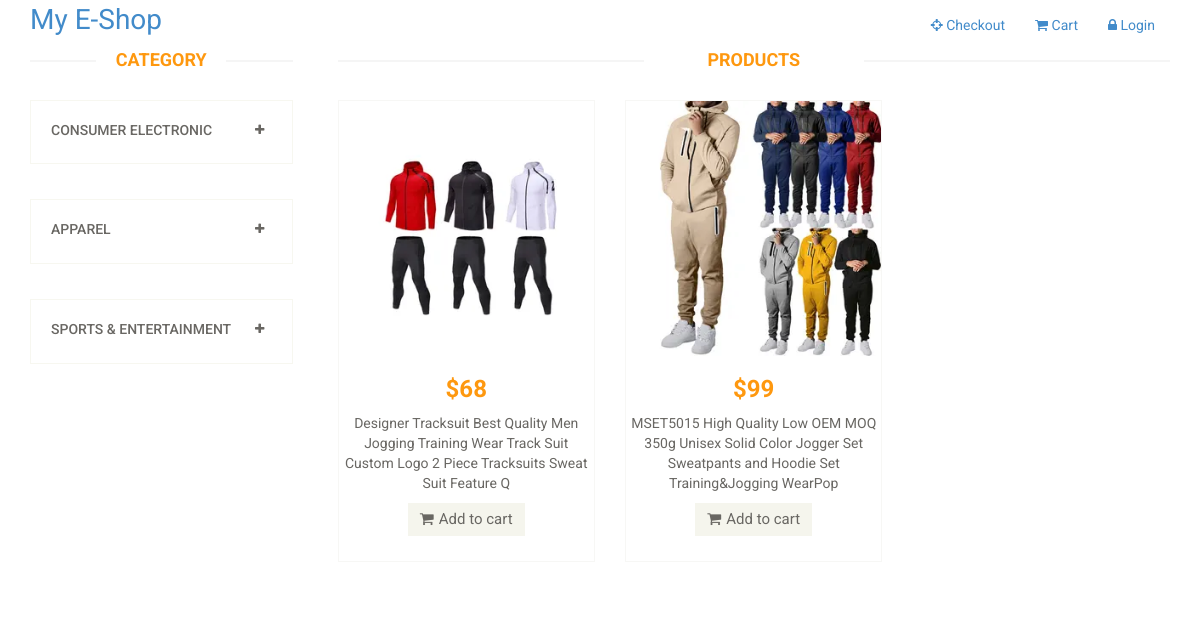
The page /?category=6 on the database its author committed.
### shop/models.py (models this page shows, shortened)
class Category(models.Model):
    name = models.CharField(max_length=200)

class Product(models.Model):
    title = models.CharField(max_length=120)
    slug = models.SlugField(unique=True)
    category = models.ForeignKey(Category, on_delete=models.CASCADE, null=True)
    sub_category = models.ForeignKey(SubCategory, on_delete=models.CASCADE, null=True)
    description = models.TextField(blank=True, null=True)
    image = models.ImageField()
    price = models.IntegerField(null=True)

### shop/views.py (the view)
# urls.py: path('', index, name='index'),
def index(request):
    categories = Category.objects.all()
    products = Product.objects.all()
    categoryId = request.GET.get('category')
    products = products.filter(sub_category=categoryId) if categoryId else products
    context = {
        'categories': categories,
        'products': products
    }
    return render(request, 'index.html', context)

### templates/index.html (shortened to what this page needs)
{% load static %}
<!DOCTYPE html>
<html lang="en">
<head>
	<link href="{% static '/css/bootstrap.min.css' %}" rel="stylesheet">
	<link href="{% static 'css/font-awesome.min.css' %}" rel="stylesheet">
	<link href="{% static 'css/main.css' %}" rel="stylesheet">
</head>
<body>
	<div class="header-middle">
		<div class="container">
			<div class="row">
				<div class="col-sm-4">
					<div class="logo pull-left">
						<a href="/" style="font-size: 28px;">
							My E-Shop
						</a>
					</div>
				</div>
				<div class="col-sm-8">
					<div class="shop-menu pull-right">
						<ul class="nav navbar-nav">
							<li><a href=""><i class="fa fa-crosshairs"></i> Checkout</a></li>
							<li><a href=""><i class="fa fa-shopping-cart"></i> Cart</a></li>
							<li><a href=""><i class="fa fa-lock"></i> Login</a></li>
						</ul>
					</div>
				</div>
			</div>
		</div>
	</div>
	<section>
		<div class="container">
			<div class="row">
				<div class="col-sm-3">
					<div class="left-sidebar">
						<h2>Category</h2>
						{% for category in categories %}
						<div class="panel-group category-products" id="accordian">
							<div class="panel panel-default">
								<div class="panel-heading">
									<h4 class="panel-title">
										<a data-toggle="collapse" data-parent="#accordian" href="#{{category.id}}">
											<span class="badge pull-right"><i class="fa fa-plus"></i></span>
											{{category.name}}
										</a>
									</h4>
								</div>
							</div>
						</div>
						{% endfor %}
					</div>
				</div>
				<div class="col-sm-9 padding-right">
					<div class="features_items">
						<h2 class="title text-center">Products</h2>
						{% for product in products%}
						<div class="col-sm-4">
							<div class="product-image-wrapper">
								<div>
									<div class="productinfo text-center">
										<img src="{{product.image.url}}" alt="" />
										<h2>${{product.price}}</h2>
										<p>{{product.title}}</p>
										<a href="#" class="btn btn-default add-to-cart"><i
												class="fa fa-shopping-cart"></i>Add to cart</a>
									</div>
								</div>
							</div>
						</div>
						{% endfor %}
					</div>
				</div>
			</div>
		</div>
	</section>
</body>
</html>

### static/css/main.css (style rules this page uses)
body { font-family: 'Roboto', sans-serif; position: relative; font-weight:400px; }
ul li { list-style: none; }
a { -webkit-transition: 300ms; -moz-transition: 300ms; -o-transition: 300ms; transition: 300ms; }
h1, h2, h3, h4, h5, h6 { font-family: 'Roboto', sans-serif; }
.category-products { border: 1px solid #F7F7F0; margin-bottom: 35px; padding-bottom: 20px; padding-top: 15px; }
.left-sidebar h2, .brands_products h2 { color: #FE980F; font-family: 'Roboto', sans-serif; font-size: 18px; font-weight: 700; margin: 0 auto 30px; text-align: center; text-transform: uppercase; position: relative; z-index:3; }
.left-sidebar h2:after, h2.title:after { content: " "; position: absolute; border: 1px solid #f5f5f5; bottom:8px; left: 0; width: 100%; height: 0; z-index: -2; }
.left-sidebar h2:before { content: " "; position: absolute; background: #fff; bottom: -6px; width: 130px; height: 30px; z-index: -1; left: 50%; margin-left: -65px; }
h2.title:before { content: " "; position: absolute; background: #fff; bottom: -6px; width: 220px; height: 30px; z-index: -1; left: 50%; margin-left: -110px; }
.category-products .panel { background-color: #FFFFFF; border: 0px; border-radius: 0px; box-shadow:none; margin-bottom: 0px; }
.category-products .panel-default .panel-heading { background-color: #FFFFFF; border: 0 none; color: #FFFFFF; padding: 5px 20px; }
.category-products .panel-default .panel-heading .panel-title a { color: #696763; font-family: 'Roboto', sans-serif; font-size: 14px; text-decoration: none; text-transform: uppercase; }
.category-products .badge { background:none; border-radius: 10px; color: #696763; display: inline-block; font-size: 12px; font-weight: bold; line-height: 1; min-width: 10px; padding: 3px 7px; text-align: center; vertical-align: baseline; white-space: nowrap; }
.padding-right { padding-right: 0; }
.features_items { overflow:hidden; }
h2.title { color: #FE980F; font-family: 'Roboto', sans-serif; font-size: 18px; font-weight: 700; margin: 0 15px; text-transform: uppercase; margin-bottom: 30px; position: relative; }
.product-image-wrapper { border:1px solid #F7F7F5; overflow: hidden; margin-bottom:30px; }
.productinfo h2 { color: #FE980F; font-family: 'Roboto', sans-serif; font-size: 24px; font-weight: 700; }
.productinfo p { font-family: 'Roboto', sans-serif; font-size: 14px; font-weight: 400; color: #696763; }
.productinfo img { width: 100%; }
.productinfo { position:relative; }
.add-to-cart { background:#F5F5ED; border: 0 none; border-radius: 0; color: #696763; font-family: 'Roboto', sans-serif; font-size: 15px; margin-bottom: 25px; }
.add-to-cart i { margin-right:5px; }

### rows shown on the page
Category: name "CONSUMER ELECTRONIC"
Category: name "APPAREL"
Category: name "SPORTS & ENTERTAINMENT"
Product: image (picture), price "68", title "Designer Tracksuit Best Quality Men Jogging Training Wear Track Suit Custom Logo 2 Piece Tracksuits Sweat Suit Feature Q"
Product: image (picture), price "99", title "MSET5015 High Quality Low OEM MOQ 350g Unisex Solid Color Jogger Set Sweatpants and Hoodie Set Training&Jogging WearPop"
